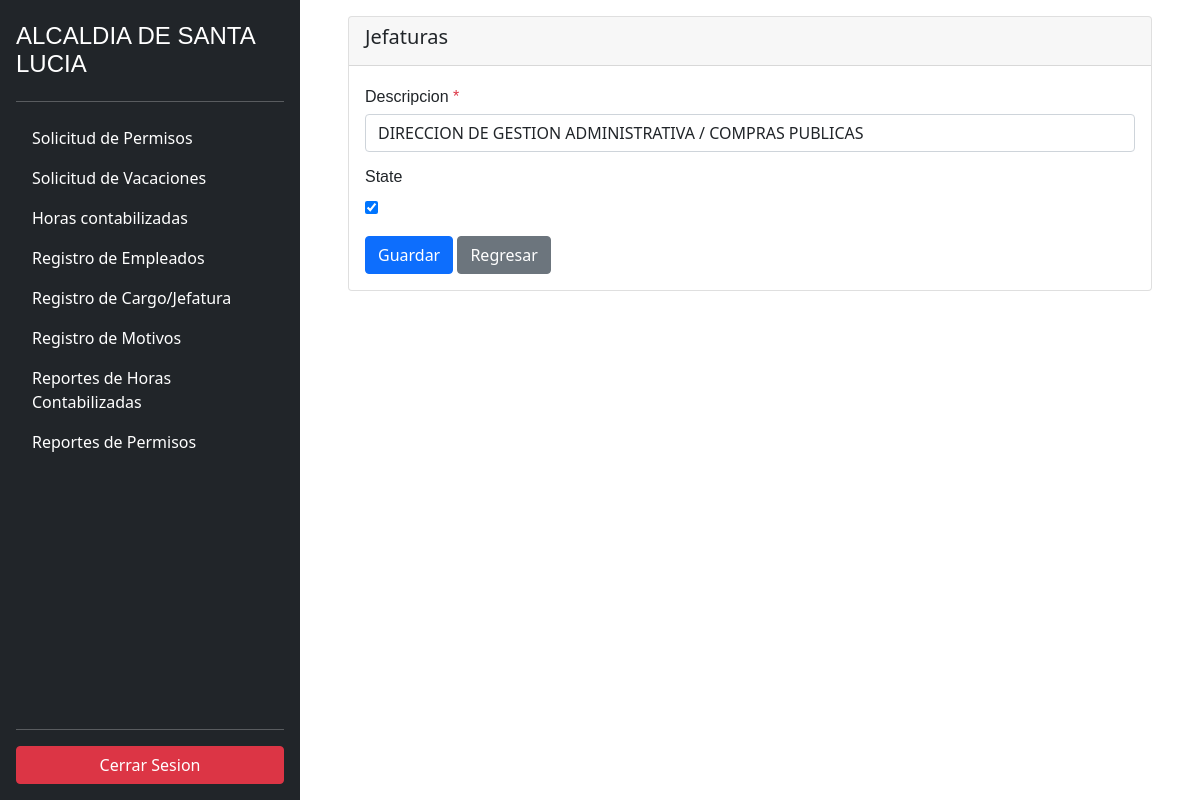
The app's page /jefatura/5/update (signed in) with its own data.
### employee/models.py (models this page shows, shortened)
class Jefatura(models.Model):
    description = models.CharField(max_length=200)
    created = models.DateTimeField(auto_now_add=True)
    updated = models.DateTimeField(auto_now=True)
    state = models.BooleanField(default=True)

### employee/views.py (the view, shortened to what this page needs)
# urls.py: path('jefatura/<pk>/update', login_required(JefaturaUpdateView.as_view()), name='update_jefatura'),
class JefaturaUpdateView(UpdateView):
    model = Jefatura
    template_name= 'jefatura/jefatura_form.html'
    form_class = JefaturaForm

### employee/forms.py
class JefaturaForm(forms.ModelForm):
    class Meta:
        model = Jefatura
        fields = ('__all__')
    description = forms.CharField(
        label='Descripcion', widget=forms.TextInput(attrs={'class': 'form-control'}))

### employee/templates/jefatura/jefatura_form.html
{% extends 'base.html' %}
{% block sidebar %}
{% include 'sidebar.html' %}
{% endblock %} {% block content %}
<div class="card me-5 ms-5 mt-3 mb-3">
    <div class="card-header">
        <h5 class="card-title">Jefaturas</h5>
    </div>
    <div class="card-body">
        <form method="post"> {% csrf_token %} {% for field in form.visible_fields %}
            <div class="mb-3">
                <label for="exampleInputPassword1" class="form-label">
                    {{field.label}}
                    {% if field.field.required%}<span class="text-danger">*</span> {% endif %}
                </label>
                {{field}}
            </div>
            {% endfor %}
            <button type="submit" class="btn btn-primary">Guardar</button>
            <a href="{% url 'employee:list_jefatura' %}" class="btn btn-secondary">Regresar</a>
        </form>
    </div>
</div>
{% endblock %}

### employee/static/css/style.css (style rules this page uses)
* { box-sizing: border-box; margin: 0; padding: 0; }
label { display: block; font: 1rem 'Fira Sans', sans-serif; }
input, label { margin: .4rem 0; }

### records on screen
Jefatura: visible_fields "DIRECCION DE GESTION ADMINISTRATIVA / COMPRAS PUBLICAS" "☑"

### other values on screen
{{ field.label }} "Descripcion" "State"
